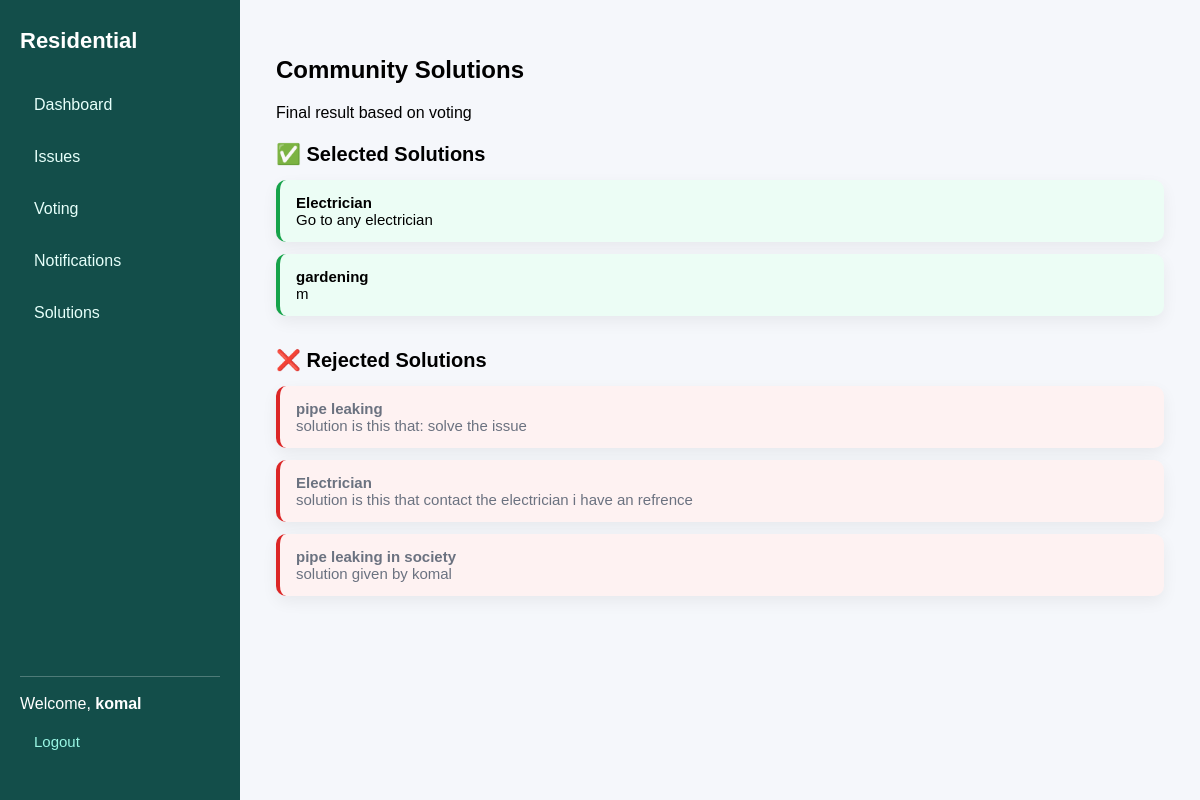
The page /user_solutions/ (signed in) on the database its author committed.
### CrowdSolver/models.py (models this page shows, shortened)
class Solution(models.Model):
    created_by = models.ForeignKey(Member, on_delete=models.CASCADE, related_name='solutions')
    issue = models.ForeignKey(Issues, on_delete=models.CASCADE, related_name='solutions')
    solution_description=models.TextField()
    is_approved = models.BooleanField(default=False)

class Issues(models.Model):
    title=models.CharField(max_length=200)
    description=models.TextField()
    category=models.ForeignKey(Categoryname, on_delete=models.CASCADE)
    flat_number=models.CharField(max_length=50)
    image=models.FileField(upload_to='issues/', null=True, blank=True)
    created_by = models.ForeignKey(Member, on_delete=models.CASCADE, null=True, blank=True, related_name='issues')
    created_at=models.DateTimeField(auto_now_add=True)

### CrowdSolver/views.py (the view)
# urls.py: path('user_solutions/', views.user_solutions_view, name='user_solutions'),
def user_solutions_view(request):
    member_id = request.session.get('member_id')
    if not member_id:
        return redirect('memberlogin')
    solutions = Solution.objects.all()
    for sol in solutions:
        approve_count = sol.votes.filter(choice=Vote.APPROVE).count()
        reject_count = sol.votes.filter(choice=Vote.REJECT).count()
        total = approve_count + reject_count
        sol.approve_votes = approve_count
        sol.reject_votes = reject_count
        if total > 0:
            sol.approve_percentage = (approve_count / total) * 100
            sol.reject_percentage = (reject_count / total) * 100
        else:
            sol.approve_percentage = 0
            sol.reject_percentage = 0
    return render(request, 'user_solutions.html', {'solutions': solutions})

### CrowdSolver/templates/user_solutions.html (shortened to what this page needs)
{% extends "base.html" %}
{% block content %}
<div class="solution-wrap">
    <h2>Community Solutions</h2>
    <p>Final result based on voting</p>
    <div class="section">
        <h3>✅ Selected Solutions</h3>
        {% for s in solutions %}
            {% if s.approve_votes > s.reject_votes %}
            <div class="solution-card selected">
                <strong>{{ s.issue.title }}</strong><br>
                {{ s.solution_description }}
            </div>
            {% endif %}
        {% endfor %}
    </div>
    <div class="section">
        <h3>❌ Rejected Solutions</h3>
        {% for s in solutions %}
            {% if s.approve_votes <= s.reject_votes %}
            <div class="solution-card rejected">
                <strong>{{ s.issue.title }}</strong><br>
                {{ s.solution_description }}
            </div>
            {% endif %}
        {% endfor %}
    </div>
</div>
{% endblock %}

### CrowdSolver/templates/base.html (style rules this page uses)
* { box-sizing:border-box; font-family:'Poppins',sans-serif; }
body { margin:0; background:#f5f7fb; display:flex; }

### CrowdSolver/templates/user_solutions.html (style rules this page uses)
.solution-wrap { max-width:900px; }
.section { margin-bottom:32px; }
.section h3 { margin-bottom:14px; font-size:20px; }
.solution-card { background:#fff; padding:14px 16px; border-radius:10px; box-shadow:0 6px 16px rgba(0,0,0,0.06); margin-bottom:12px; font-size:15px; }
.selected { border-left:4px solid #16a34a; background:#ecfdf5; }
.rejected { border-left:4px solid #dc2626; background:#fef2f2; color:#6b7280; }

### rows shown on the page
Solution: issue "Electrician", solution_description "Go to any electrician"
Solution: issue "gardening", solution_description "m"
Solution: issue "pipe leaking", solution_description "solution is this that: solve the issue"
Solution: issue "Electrician", solution_description "solution is this that contact the electrician i have an refrence"
Solution: issue "pipe leaking in society", solution_description "solution given by komal"

### other values the page prints
{{ request.session.member_name }} "komal"
